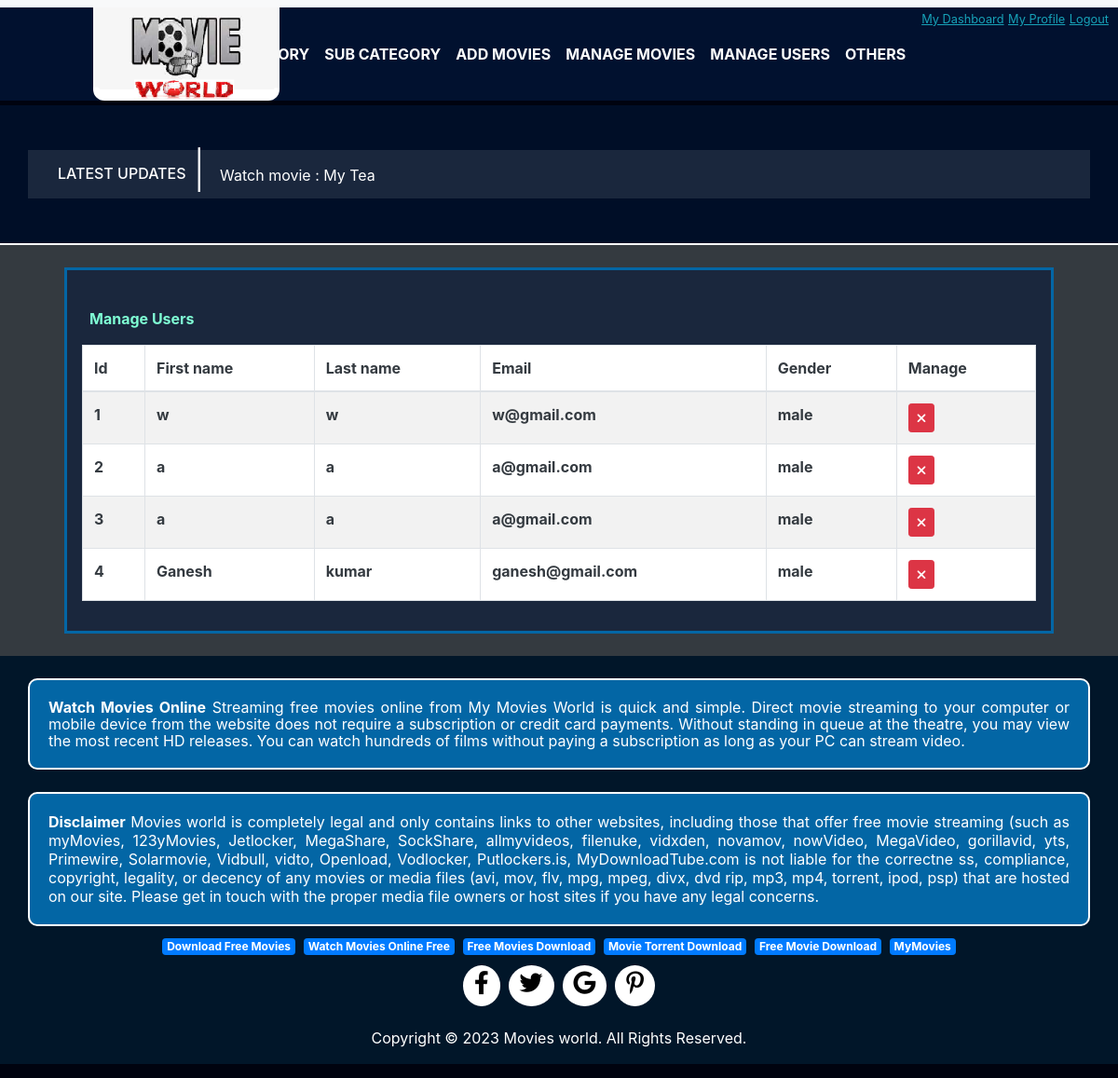
The page /admin/manage_users.php (signed in) on the database its author committed.
### tables this page shows
CREATE TABLE `user` (
  `id` int(11) NOT NULL,
  `firstname` varchar(40) NOT NULL,
  `lastname` varchar(40) NOT NULL,
  `email` varchar(40) NOT NULL,
  `password` varchar(40) NOT NULL,
  `dob` varchar(30) NOT NULL,
  `gender` varchar(30) NOT NULL,
  `zipcode` varchar(30) NOT NULL,
  `myimage` varchar(50) NOT NULL DEFAULT 'images/avatar.jfif',
  `reading_time` timestamp NOT NULL DEFAULT current_timestamp() ON UPDATE current_timestamp()
);

### admin/manage_users.php (the view, shortened to what this page needs)
<!DOCTYPE html>
<html lang="en">
<head>
    <link rel="stylesheet" href="https://cdn.jsdelivr.net/npm/bootstrap@4.6.2/dist/css/bootstrap.min.css">
  <link rel="stylesheet" href="https://cdnjs.cloudflare.com/ajax/libs/font-awesome/6.4.0/css/all.min.css" />
  <link rel="stylesheet" href="https://cdnjs.cloudflare.com/ajax/libs/twitter-bootstrap/4.5.2/css/bootstrap.css">
  <link rel="stylesheet" href="https://cdn.datatables.net/1.13.4/css/dataTables.bootstrap4.min.css">
  <link rel="stylesheet" href="../css/style.css">
</head>
<body onload="myfunction()">
<?php
include('header.php');
?>
<div class="bg-dark">
<div class="container">
<div class="row">
<div class="col-md-12">
<div class="p-3 m-4" style="border:3px solid #0366a5;background-color:#1a273d;"><span class="ml-4" style="margin-top:15px;color:white;font-weight:bold;">
<p class="font-weight-bold ml-2" style="color:rgb(127,255,212);">Manage Users</p>
<table id="example" class="table table-striped table-bordered bg-white text-dark" style="width:100%">
        <thead>
            <tr>
                <th>Id</th>
                <th>First name</th>
                <th>Last name</th>
                <th>Email</th>
                <th>Gender</th>
                <th>Manage</th>
            </tr>
        </thead>
        <tbody>
<?php
include('../db.php');
$sql="select * from user order by id desc";
$result=mysqli_query($con,$sql);
if(mysqli_num_rows($result)>0)
{
    $i=1;
    while($row=mysqli_fetch_assoc($result))
    {
        ?>
<tr>
<td><?=$i?></td>
<td><?=$row["firstname"]?></td>
<td><?=$row["lastname"]?></td>
<td><?=$row["email"]?></td>
<td><?=$row["gender"]?></td>
<td>
    <a href="delete_users.php?id=<?=$row["id"]?>" class="mana btn btn-danger btn-sm"><i class="fa-solid fa-xmark"></i></a>
</td>
</tr>
<?php
$i++;
    }
}
?>
        </tbody>
</table>
</div>
  </div>
</div>
  </div>
  </div>
<?php
include('../footer.php');
?>
</body>
</html>

### admin/manage_users.php (style rules this page uses)
td { padding:10px; }

### rows shown on the page
user: firstname "w", lastname "w", email "w@gmail.com", gender "male"
user: firstname "a", lastname "a", email "a@gmail.com", gender "male"
user: firstname "a", lastname "a", email "a@gmail.com", gender "male"
user: firstname "Ganesh", lastname "kumar", email "ganesh@gmail.com", gender "male"
